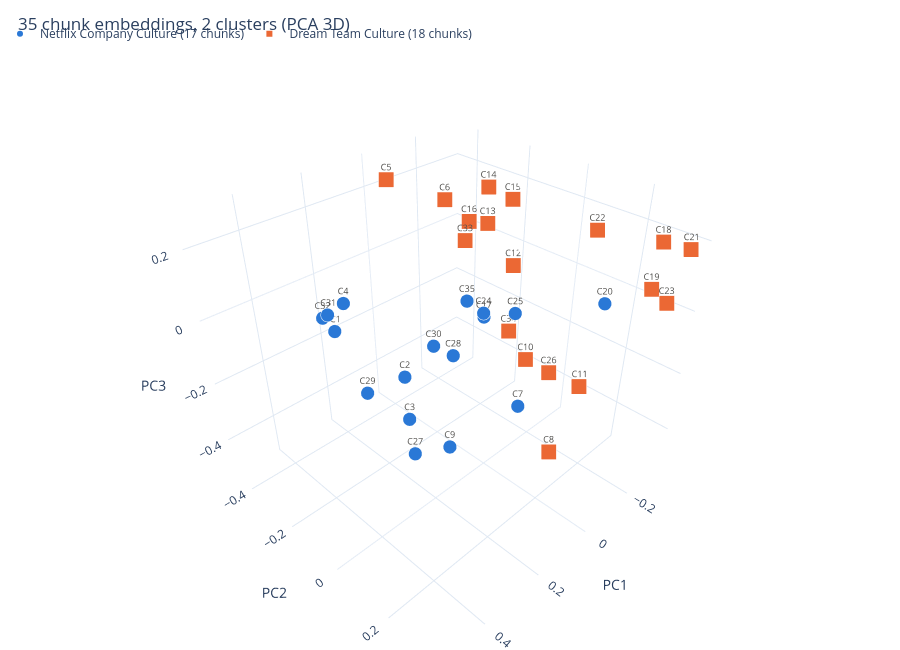

The cell this chart's notebook holds for it:
### Code cell
import numpy as np, textwrap
import plotly.graph_objects as go
from sklearn.decomposition import PCA
from sklearn.cluster import KMeans
import nbformat, plotly.io._renderers as _r
_r.nbformat = nbformat


X = np.array(embeddings)
xyz = PCA(n_components=3).fit_transform(X)
labels = KMeans(n_clusters=2, n_init=10, random_state=0).fit_predict(X)

COLORS = ["#2a78d6", "#eb6834"]
SYMBOLS = ["circle", "square"]

fig = go.Figure()

for k in (0, 1):
    idx = np.where(labels == k)[0]
    hover = [
        "<br>".join(textwrap.wrap(f"C{i + 1}: {chunks[i][:220]}…", 60)) for i in idx
    ]
    name = cluster_info[k]["label"] if "cluster_info" in dir() else f"Cluster {k + 1}"

    fig.add_trace(
        go.Scatter3d(
            x=xyz[idx, 0], y=xyz[idx, 1], z=xyz[idx, 2],
            mode="markers+text",
            marker=dict(
                size=8,
                color=COLORS[k],
                symbol=SYMBOLS[k],
                line=dict(color="white", width=2),
            ),
            text=[f"C{i + 1}" for i in idx],
            textposition="top center",
            textfont=dict(size=9, color="#52514e"),
            hovertext=hover,
            hoverinfo="text",
            name=f"{name} ({len(idx)} chunks)",
        )
    )

fig.update_layout(
    title=dict(text=f"{len(chunks)} chunk embeddings, 2 clusters (PCA 3D)", x=0.02),
    scene=dict(xaxis_title="PC1", yaxis_title="PC2", zaxis_title="PC3"),
    legend=dict(orientation="h", y=1.02, yanchor="bottom", x=0),
    margin=dict(l=0, r=0, t=60, b=0),
    height=650,
    template="plotly_white",
)
fig.show()

### Figure 1 — Plotly figure (JSON) as saved in the notebook; plotly's stock layout.template omitted (floating-point values rounded to 4 significant figures)
{"data": [{"hoverinfo": "text", "hovertext": ["C1: The Best Work of Our Lives CULTURE MEMO At Netflix, we<br>aspire to entertain the world, thrilling audiences<br>everywhere. To do that, we’ve developed an unusual company<br>culture focused on excellence, and creating an environm…", "C2: have high performers at Netflix — people who are great<br>at what they do, and even better at working together. ●<br>People over Process: You get better outcomes when employees<br>have the information and freedom to make decision…", "C3: ll of what’s next — even when it’s uncomfortable. ●<br>Great and Always Better: We often say Netflix sucks today<br>compared to where we can be tomorrow. We need the self-<br>awareness to understand what should be better, and the …", "C4: are and the way we empower people at every level. As our<br>business grows and evolves, our culture (and this document)<br>will, too. What won’t change is our focus on excellence, and<br>our determination to ensure that Netflix r…", "C7: hen searching for the best ideas; you seek what’s best<br>for Netflix, not yourself or your team; you take time to<br>help others succeed. ● Judgment — you look beyond short term<br>fixes in favor of long term solutions; you make…", "C9: es and work to counteract them; you try to ensure<br>everyone at Netflix can do their best work, whatever their<br>culture, identity or background. ● Curiosity — you learn<br>rapidly and eagerly; you are more interested in other …", "C17: kes everyone more successful. PEOPLE OVER PROCESS Many<br>of us have worked at companies where decisions were made top<br>down, there was little transparency and it felt hard to make<br>a difference — or even get basic things don…", "C20: when someone is about to make a decision that is<br>unethical or could materially harm Netflix, during a crisis<br>or if a new team member lacks the full context. We avoid<br>decision-making by committee, which tends to slow comp…", "C24: so everyone can learn how to do better next time.<br>Launching a game, TV show or film, running a marketing<br>campaign, managing compensation and closing a quarter all<br>take process. And companies need strict rules against thi…", "C25: a minimum and ensure any process is good (simple,<br>efficient, impactful). Our vacation policy, for example, is<br>two words: “Take vacation.” And our expenses policy is just<br>five words: “Act in Netflix’s best interests.” Thi…", "C27: op and grow. In entertainment and technology, our<br>biggest threat is a lack of creativity, adaptability and<br>innovation. It’s why trying to minimize rules and processes<br>(rather than errors) — while giving people the freedo…", "C28: a billion 2 people globally — something no other<br>entertainment company has ever done before. Success requires<br>us to be bold and ambitious, to think differently,<br>experiment and adapt (often quickly). This is true whether …", "C29: Many people will be happier at companies that are more<br>stable or take fewer risks. Netflix works best if you value<br>experimentation, enjoy the uncomfortable excitement of a new<br>or challenging project and have the resilien…", "C30: f stories and people on screen. This diversity is<br>wonderful and it can create real tension since we all have<br>such different views about what’s acceptable — and what’s<br>harmful — on TV. While every show, film or game is di…", "C31: ram for a wide variety of audiences, cultures and<br>tastes; and we provide ratings, content advisories and<br>parental controls in multiple languages to help members<br>choose what to watch or play. As employees, we support thes…", "C32: servative — that means our audience is over 500M. on<br>our roles, we may need to work on TV shows, films or games<br>we perceive to be harmful. If you’d find it hard to support<br>the breadth of our slate, Netflix is probably no…", "C35: to gather wood, divide the work, and give orders.<br>Instead, teach them to yearn for the vast and endless sea. ©<br>2024 Netflix, Inc. All rights reserved. | Last updated: June<br>2024 | English Version…"], "marker": {"color": "#2a78d6", "line": {"color": "white", "width": 2}, "size": 8, "symbol": "circle"}, "mode": "markers+text", "name": "Netflix Company Culture (17 chunks)", "text": ["C1", "C2", "C3", "C4", "C7", "C9", "C17", "C20", "C24", "C25", "C27", "C28", "C29", "C30", "C31", "C32", "C35"], "textfont": {"color": "#52514e", "size": 9}, "textposition": "top center", "type": "scatter3d", "x": [0.2934, 0.2187, 0.2528, 0.2711, -0.01408, 0.1506, 0.1321, 0.02883, 0.1766, 0.0922, 0.4009, 0.2551, 0.3517, 0.2214, 0.524, 0.4164, 0.1761], "y": [-0.2742, -0.08952, -0.03807, -0.2549, 0.1034, 0.007149, 0.1005, 0.35, 0.1389, 0.1603, 0.1479, 0.1222, -0.07623, 0.02354, 0.04933, -0.1341, 0.08713], "z": [-0.05273, -0.1429, -0.234, 0.03096, -0.263, -0.3677, 0.08682, 0.1851, 0.1337, 0.1053, -0.1341, 0.04942, -0.1139, 0.0108, 0.243, 0.106, 0.1428]}, {"hoverinfo": "text", "hovertext": ["C5: t for everyone, so please read on. THE DREAM TEAM We<br>believe that what makes a fantastic workplace isn’t a great<br>office or free meals and massages — although we have some<br>nice perks. It’s the people. Imagine working alon…", "C6: e dysfunctional, as anyone who’s watched Ozark or<br>Wednesday knows. Professional sports teams, on the other<br>hand, focus on performance and picking the right person for<br>every position, even when that means swapping out som…", "C8: admit mistakes openly and share learnings widely. ●<br>Creativity — you welcome new ideas; you are passionate and<br>persistent in pursuit of more innovative solutions; you<br>value artistic expression. ● Courage — you are vulner…", "C10: zing or long delay; you embrace a hard challenge. It’s<br>easy to talk about values and harder to live by them. We all<br>work hard to keep each other accountable for upholding these<br>standards, especially our leaders, because …", "C11: is, in turn, enables us to practice extraordinary<br>candor — ensuring constructive feedback is part of our<br>everyday work (like brushing your teeth). It takes courage<br>and vulnerability to ask someone how you could do better…", "C12: hem directly. This is especially true when you’re<br>giving feedback to someone more senior or from a different<br>background, or if you come from a culture or company where<br>deference is the norm. But extraordinary candor help…", "C13: seniority, tenure or unconditional loyalty. It’s also<br>why we focus on maintaining a high performance culture. To<br>recruit and retain stunning colleagues, we pay personal top<br>of market for the role and location — a judgmen…", "C14: ong developers of talent. And to ensure they have the<br>right player at every position, we ask them to apply what we<br>call the “keeper test” 1 — asking “if X wanted to leave,<br>would I fight to keep them?” Or “knowing everyth…", "C15: hild and his dad saying, “That’s a keeper, Reed!” In<br>the abstract, the keeper test can sound scary. In reality,<br>we encourage everyone to speak to their managers about<br>what’s going well and what’s not on a regular basis. …", "C16: t pay off. On the Dream Team, you need people who<br>challenge the status quo and try new things. So we stick<br>with employees through short-term bumps. No matter how<br>brilliant someone may be, there’s no place in our Dream Te…", "C18: ood decision-making muscles at every level of the<br>company, priding ourselves on how few, not how many,<br>decisions senior leaders make. We expect managers to<br>practice context not control — giving their teams the<br>context an…", "C19: ions. It takes an unusually responsible person to<br>thrive on this level of freedom — someone who’s self-<br>motivated, self-aware and self-disciplined, who doesn’t wait<br>to be told what to do and picks up the trash like they w…", "C21: all on the right way ahead. Then different teams, each<br>led by their own informed captain, implement the decision.<br>This highly aligned and loosely coupled approach gives teams<br>the freedom to move quickly and operate indep…", "C22: en to people at every level. We call this farming for<br>dissent. Of course, not all opinions are created equal — and<br>with 10,000-plus employees, it’s impractical for everyone to<br>weigh in on most decisions (this memo being …", "C23: neer, and vice versa when it comes to our product or<br>technology. After a decision is made, we expect everyone,<br>including the people who argued for a different approach, to<br>disagree and commit. This helps ensure the outco…", "C26: ity and making it harder for businesses to adapt. You<br>might think that this kind of freedom would lead to chaos.<br>In reality, while we’ve had our fair share of failures — and<br>a few people have taken advantage of our cultu…", "C33: why we care so much about the Dream Team, putting<br>people over process and creating an environment where<br>everyone feels a sense of responsibility to make us better.<br>We believe this approach is the surest path to excellenc…", "C34: ways to accomplish more together. This creates a better<br>experience for our members, employees, creators and<br>partners, which in turn propels our long term growth and<br>success. It’s how we entertain the world and build a wi…"], "marker": {"color": "#eb6834", "line": {"color": "white", "width": 2}, "size": 8, "symbol": "square"}, "mode": "markers+text", "name": "Dream Team Culture (18 chunks)", "text": ["C5", "C6", "C8", "C10", "C11", "C12", "C13", "C14", "C15", "C16", "C18", "C19", "C21", "C22", "C23", "C26", "C33", "C34"], "textfont": {"color": "#52514e", "size": 9}, "textposition": "top center", "type": "scatter3d", "x": [-0.06043, -0.1986, -0.1559, -0.2664, -0.3275, -0.3451, -0.2382, -0.123, -0.3477, -0.2853, -0.3073, -0.3107, -0.3314, -0.1031, -0.2631, -0.009665, -0.2407, -0.03363], "y": [-0.4589, -0.3634, 0.1225, -0.07667, 0.08982, -0.2116, -0.2276, -0.1254, -0.2296, -0.3458, 0.2867, 0.2768, 0.3486, 0.2253, 0.3477, 0.1968, -0.3192, 0.04058], "z": [0.2107, 0.138, -0.5116, -0.3252, -0.3742, -0.07616, 0.09423, 0.2663, 0.1346, 0.04686, 0.1902, 0.05247, 0.1836, 0.2697, 0.06103, -0.09736, 0.007437, -0.05636]}], "layout": {"height": 650, "legend": {"orientation": "h", "x": 0, "y": 1.02, "yanchor": "bottom"}, "margin": {"b": 0, "l": 0, "r": 0, "t": 60}, "scene": {"xaxis": {"title": {"text": "PC1"}}, "yaxis": {"title": {"text": "PC2"}}, "zaxis": {"title": {"text": "PC3"}}}, "title": {"text": "35 chunk embeddings, 2 clusters (PCA 3D)", "x": 0.02}}}
